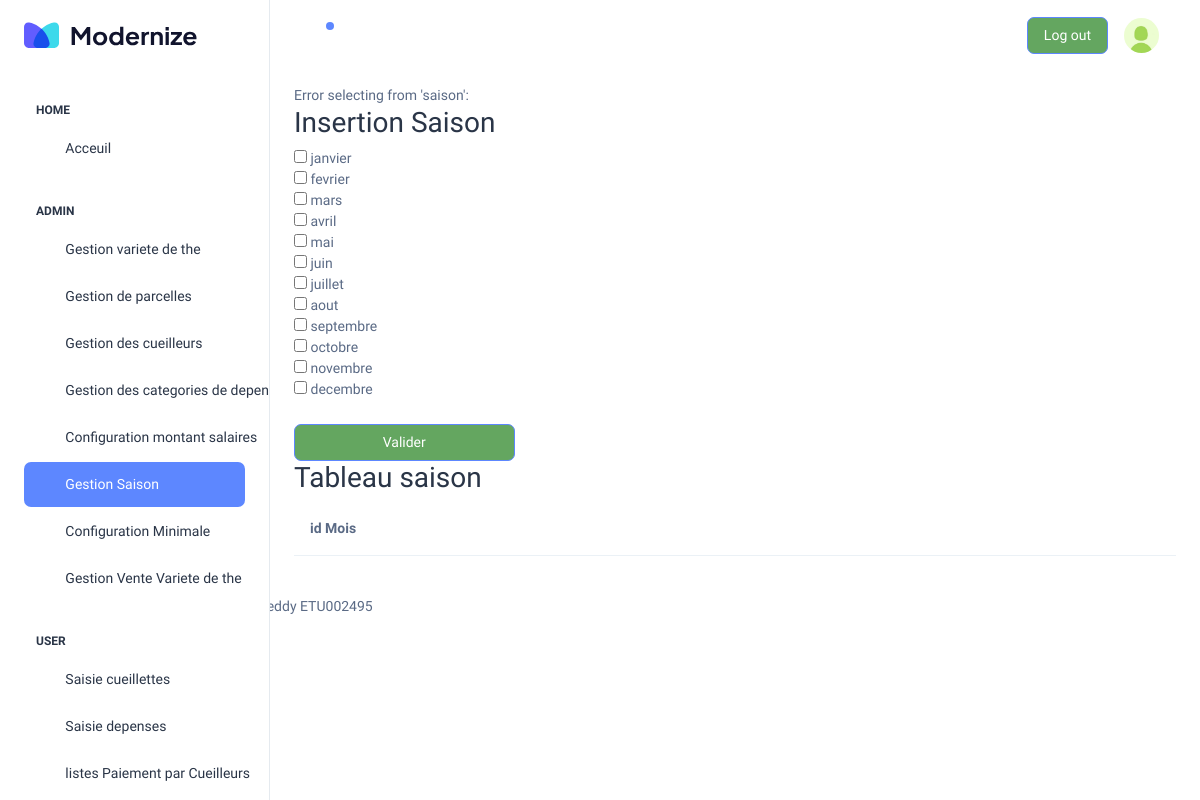
The page /WEB/pages/template.php?page=admin/gestionSaison (signed in) on the database as committed earlier.
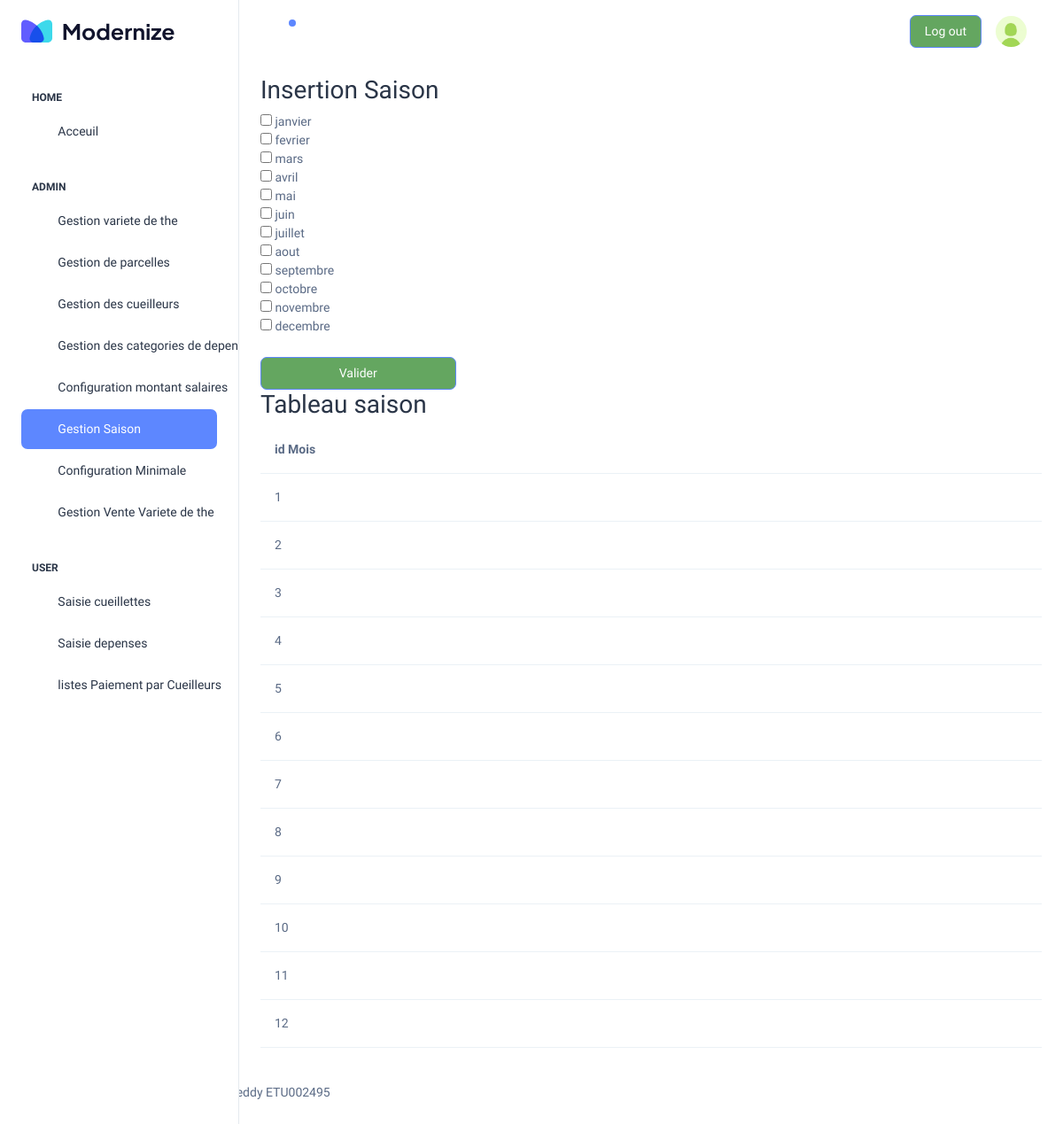
The same page on the database as committed later.
### tables this page shows
create table saison(
    idmois int check (idmois between 1 and 12)
);

### WEB/inc/connection.php (called while the page is built)
<?php
function dbconnect()
{
	static $connect=null;
	if ($connect===null) {
		$connect=mysqli_connect('localhost','root','','the');
	}
	return $connect;
}
?>

### WEB/pages/admin/gestionSaison.php (the view, shortened to what this page needs)
<?php
$tabMois = array(
    "janvier", "fevrier", "mars", "avril", "mai", "juin",
    "juillet", "aout", "septembre", "octobre", "novembre", "decembre"
);
$tabidmois=selectAllSaison();
?>
<div id="ensemble">
    <div id="formulaire">
        <h2>Insertion Saison</h2>
        <form action="admin/traitementSaison.php" method="get">
        <div class=" col-md-12 mb-4">
        <?php
            for ($i=0; $i <count($tabMois) ; $i++) {
                $idmois=$i+1;
                ?>
                    <div class="col-md-3">
                        <input type="checkbox" name="<?php echo $idmois; ?>"> <label > <?php echo $tabMois[$i] ?></label>
                    </div>
        <?php    }
        ?>
        </div>
        <div class="  mt-2 ">
            <button type="submit" class="btn btn-primary w-25">Valider</button>
        </div>
    </div>
</div>
<div id="tableau">
        <h2>Tableau saison</h2>
        <table class="table table-hover">
            <tr>
                <th>id Mois</th>
            </tr>
            <?php for( $i=0;$i<count($tabidmois);$i++){
            ?>
            <tr>
            <td><?php echo $tabidmois[$i]['idmois'] ?></td>
            </tr>
            <?php } ?>
        </table>
    </div>
</div>

### WEB/pages/template.php (shortened to what this page needs)
<?php
include('../inc/function.php');
$iduser=$_SESSION['idUser'];
$statut=getStatutPersonne($iduser);
?>
<!doctype html>
<html lang="en">
<head>
  <link rel="stylesheet" href="../assets/css/styles.min.css" />
  <link rel="stylesheet" href="../assets/css/file.css" />
</head>
<body>
  <div class="page-wrapper" id="main-wrapper" data-layout="vertical" data-navbarbg="skin6" data-sidebartype="full"
    data-sidebar-position="fixed" data-header-position="fixed">
    <aside class="left-sidebar">
      <div>
        <div class="brand-logo d-flex align-items-center justify-content-between">
          <a href="./index.html" class="text-nowrap logo-img">
            <img src="../../assets/images/logos/dark-logo.svg" width="180" alt="" />
          </a>
        </div>
        <nav class="sidebar-nav scroll-sidebar" data-simplebar="">
          <ul id="sidebarnav">
            <li class="nav-small-cap">
              <span class="hide-menu">Home</span>
            </li>
            <li class="sidebar-item">
              <a class="sidebar-link" href="template.php?page=acceuil" aria-expanded="false">
                <span>
                  <i class="ti ti-layout-dashboard"></i>
                </span>
                <span class="hide-menu">Acceuil</span>
              </a>
            </li>
            <?php if($statut==0){ ?>
            <li class="nav-small-cap">
              <span class="hide-menu">Admin</span>
            </li>
            <li class="sidebar-item">
              <a class="sidebar-link" href="template.php?page=admin/gestionThe" aria-expanded="false">
                <span>
                  <i class="ti ti-mood-happy"></i>
                </span>
                <span class="hide-menu">Gestion variete de the</span>
              </a>
            </li>
            <li class="sidebar-item">
              <a class="sidebar-link" href="template.php?page=admin/gestionParcelles" aria-expanded="false">
                <span>
                  <i class="ti ti-aperture"></i>
                </span>
                <span class="hide-menu">Gestion de parcelles</span>
              </a>
            </li>
            <li class="sidebar-item">
              <a class="sidebar-link" href="template.php?page=admin/gestionCueilleur" aria-expanded="false">
                <span>
                  <i class="ti ti-aperture"></i>
                </span>
                <span class="hide-menu">Gestion des cueilleurs</span>
              </a>
            </li>
            <li class="sidebar-item">
              <a class="sidebar-link" href="template.php?page=admin/gestionCategorieDepenses" aria-expanded="false">
                <span>
                  <i class="ti ti-aperture"></i>
                </span>
                <span class="hide-menu">Gestion des categories de depenses</span>
              </a>
            </li>
            <li class="sidebar-item">
              <a class="sidebar-link" href="template.php?page=admin/configurationSalaire" aria-expanded="false">
                <span>
                  <i class="ti ti-aperture"></i>
                </span>
                <span class="hide-menu">Configuration montant salaires</span>
              </a>
            </li>
            <li class="sidebar-item">
              <a class="sidebar-link" href="template.php?page=admin/gestionSaison" aria-expanded="false">
                <span>
                  <i class="ti ti-aperture"></i>
                </span>
                <span class="hide-menu">Gestion Saison</span>
              </a>
            </li>
            <li class="sidebar-item">
              <a class="sidebar-link" href="template.php?page=admin/configuration" aria-expanded="false">
                <span>
                  <i class="ti ti-aperture"></i>
                </span>
                <span class="hide-menu">Configuration Minimale</span>
              </a>
            </li>
            <li class="sidebar-item">
              <a class="sidebar-link" href="template.php?page=admin/prixVenteVarieteThe" aria-expanded="false">
                <span>
                  <i class="ti ti-aperture"></i>
                </span>
                <span class="hide-menu">Gestion Vente Variete de the</span>
              </a>
            </li>
            <?php }?>
            <li class="nav-small-cap">
              <span class="hide-menu">USER</span>
            </li>
            <li class="sidebar-item">
              <a class="sidebar-link" href="template.php?page=users/saisieCueillettes" aria-expanded="false">
                <span>
                  <i class="ti ti-article"></i>
                </span>
                <span class="hide-menu">Saisie cueillettes</span>
              </a>
            </li>
            <li class="sidebar-item">
              <a class="sidebar-link" href="template.php?page=users/saisieDepenses" aria-expanded="false">
                <span>
                  <i class="ti ti-alert-circle"></i>
                </span>
                <span class="hide-menu">Saisie depenses</span>
              </a>
            </li>
            <li class="sidebar-item">
              <a class="sidebar-link" href="template.php?page=users/listePaiementsCueilleurs" aria-expanded="false">
                <span>
                  <i class="ti ti-alert-circle"></i>
                </span>
                <span class="hide-menu">listes Paiement par Cueilleurs</span>
              </a>
            </li>
          </ul>
        </nav>
      </div>
    </aside>
    <div class="body-wrapper">
      <header class="app-header">
        <nav class="navbar navbar-expand-lg navbar-light">
          <ul class="navbar-nav">
            <li class="nav-item">
              <a class="nav-link nav-icon-hover" href="javascript:void(0)">
                <i class="ti ti-bell-ringing"></i>
                <div class="notification bg-primary rounded-circle"></div>
              </a>
            </li>
          </ul>
          <div class="navbar-collapse justify-content-end px-0" id="navbarNav">
            <ul class="navbar-nav flex-row ms-auto align-items-center justify-content-end">
              <a href="login.php" target="_blank" class="btn btn-primary">Log out</a>
              <li class="nav-item dropdown">
                <a class="nav-link nav-icon-hover" href="javascript:void(0)" id="drop2" data-bs-toggle="dropdown"
                  aria-expanded="false">
                  <img src="../assets/images/profile/user-1.jpg" alt="" width="35" height="35" class="rounded-circle">
                </a>
              </li>
            </ul>
          </div>
        </nav>
      </header>
      <div class="container-fluid">
          <?php
          $page=$_GET['page'];
          include $page .".php";
          ?>
      </div>
      <footer class="col-lg-offset-6 col-lg-6">  Maya ETU002737 _ Mahery ETU002449 _ Teddy ETU002495</footer>
      </div>
</body>
</html>

### WEB/inc/function.php (shortened to what this page needs)
<?php
require('connection.php');
function getStatutPersonne($id){
    $requete = "SELECT * FROM user WHERE iduser='%s'";
    $requete = sprintf($requete, $id);
    $resultat = mysqli_query(dbconnect(), $requete);
    $nb = mysqli_num_rows($resultat);
    while ($valiny = mysqli_fetch_assoc($resultat)) {
        $retour = $valiny['statut'];
    }
    return $retour;
}
function selectAllSaison() {
    $db = dbconnect();
    $query = "SELECT * FROM saison";
    $result = mysqli_query($db, $query);
    $data = array();
    if ($result && mysqli_num_rows($result) > 0) {
        while ($row = mysqli_fetch_assoc($result)) {
            $data[] = $row;
        }
        return $data;
    } else {
        echo "Error selecting from 'saison': " . mysqli_error($db);
        return [];
    }
}
?>

### WEB/assets/css/file.css (style rules this page uses)
.btn { background-color: #64a660; }
footer { height: 60px; bottom: 0; width: 100%; }

Rows that differ between the two databases and show on the page:
added saison: idmois "1"
added saison: idmois "2"
added saison: idmois "3"
added saison: idmois "4"
added saison: idmois "5"
added saison: idmois "6"
added saison: idmois "7"
added saison: idmois "8"
added saison: idmois "9"
added saison: idmois "10"
added saison: idmois "11"
added saison: idmois "12"
Other text that changed with them:
text no longer shown: "Error selecting from 'saison':"
